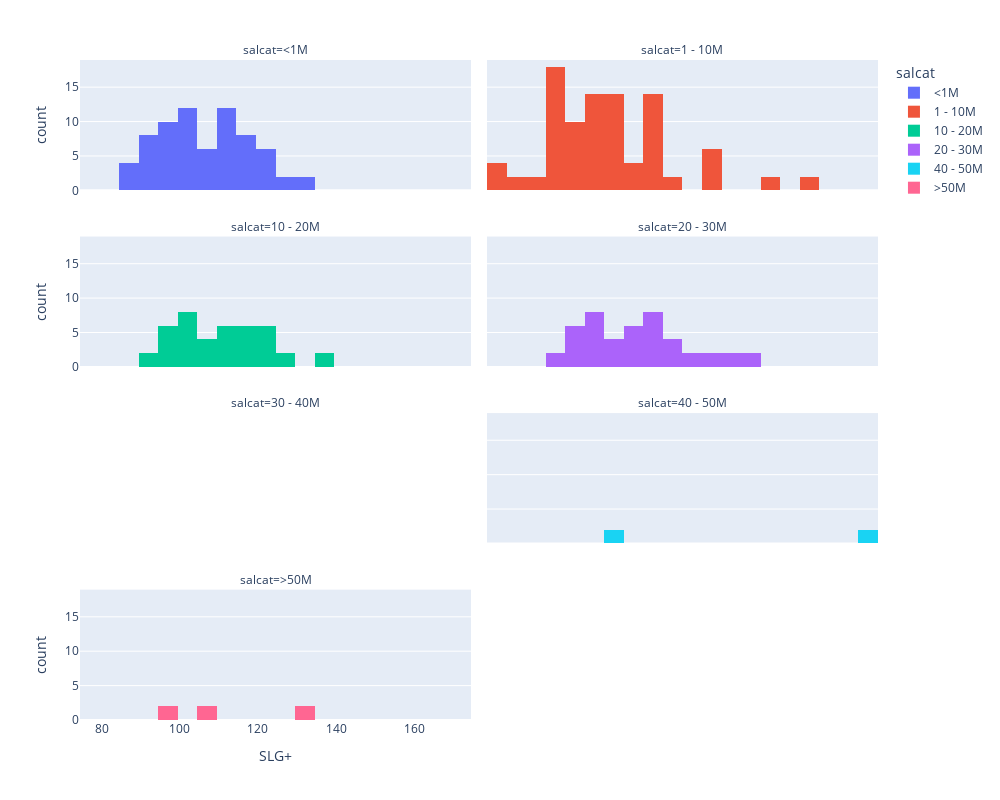

Here is the notebook cell this chart was saved with:
### Code cell
desired_order = ['<1M', '1 - 10M', '10 - 20M', '20 - 30M', '30 - 40M', '40 - 50M', '>50M']
fig = px.histogram(df,
                   x = 'SLG+',
                   color = 'salcat',
                   category_orders={'salcat': desired_order},
                   barmode = 'relative',
                   facet_col = 'salcat',
                   facet_col_wrap = 2)

fig.update_layout(width = 1000,
                  height = 800)

fig.show()

### Figure 1 — Plotly figure (JSON) as saved in the notebook; plotly's stock layout.template omitted (floating-point values rounded to 4 significant figures)
{"data": [{"bingroup": "x", "hovertemplate": "salcat=<1M<br>SLG+=%{x}<br>count=%{y}<extra></extra>", "legendgroup": "<1M", "marker": {"color": "#636efa", "pattern": {"shape": ""}}, "name": "<1M", "orientation": "v", "showlegend": true, "type": "histogram", "x": [108.0, 97.0, 107.0, 88.0, 118.0, 96.0, 115.0, 112.0, 96.0, 107.0, 113.0, 103.0, 94.0, 117.0, 101.0, 102.0, 110.0, 100.0, 123.0, 111.0, 117.0, 99.0, 103.0, 103.0, 120.0, 129.0, 112.0, 114.0, 93.0, 120.0, 99.0, 91.0, 90.0, 85.0, 132.0, 108.0, 97.0, 107.0, 88.0, 118.0, 96.0, 115.0, 112.0, 96.0, 107.0, 113.0, 103.0, 94.0, 117.0, 101.0, 102.0, 110.0, 100.0, 123.0, 111.0, 117.0, 99.0, 103.0, 103.0, 120.0, 129.0, 112.0, 114.0, 93.0, 120.0, 99.0, 91.0, 90.0, 85.0, 132.0], "xaxis": "x7", "yaxis": "y7"}, {"bingroup": "x", "hovertemplate": "salcat=1 - 10M<br>SLG+=%{x}<br>count=%{y}<extra></extra>", "legendgroup": "1 - 10M", "marker": {"color": "#EF553B", "pattern": {"shape": ""}}, "name": "1 - 10M", "orientation": "v", "showlegend": true, "type": "histogram", "x": [92.0, 83.0, 117.0, 93.0, 118.0, 98.0, 115.0, 118.0, 108.0, 106.0, 130.0, 102.0, 100.0, 108.0, 90.0, 108.0, 91.0, 105.0, 122.0, 100.0, 132.0, 94.0, 134.0, 99.0, 114.0, 91.0, 109.0, 97.0, 104.0, 76.0, 115.0, 117.0, 102.0, 91.0, 145.0, 102.0, 110.0, 105.0, 97.0, 94.0, 85.0, 115.0, 79.0, 155.0, 104.0, 97.0, 94.0, 92.0, 83.0, 117.0, 93.0, 118.0, 98.0, 115.0, 118.0, 108.0, 106.0, 130.0, 102.0, 100.0, 108.0, 90.0, 108.0, 91.0, 105.0, 122.0, 100.0, 132.0, 94.0, 134.0, 99.0, 114.0, 91.0, 109.0, 97.0, 104.0, 76.0, 115.0, 117.0, 102.0, 91.0, 145.0, 102.0, 110.0, 105.0, 97.0, 94.0, 85.0, 115.0, 79.0, 155.0, 104.0, 97.0, 94.0], "xaxis": "x8", "yaxis": "y8"}, {"bingroup": "x", "hovertemplate": "salcat=10 - 20M<br>SLG+=%{x}<br>count=%{y}<extra></extra>", "legendgroup": "10 - 20M", "marker": {"color": "#00cc96", "pattern": {"shape": ""}}, "name": "10 - 20M", "orientation": "v", "showlegend": true, "type": "histogram", "x": [91.0, 100.0, 119.0, 115.0, 95.0, 115.0, 105.0, 111.0, 124.0, 123.0, 98.0, 104.0, 100.0, 95.0, 122.0, 104.0, 114.0, 129.0, 107.0, 111.0, 136.0, 91.0, 100.0, 119.0, 115.0, 95.0, 115.0, 105.0, 111.0, 124.0, 123.0, 98.0, 104.0, 100.0, 95.0, 122.0, 104.0, 114.0, 129.0, 107.0, 111.0, 136.0], "xaxis": "x5", "yaxis": "y5"}, {"bingroup": "x", "hovertemplate": "salcat=20 - 30M<br>SLG+=%{x}<br>count=%{y}<extra></extra>", "legendgroup": "20 - 30M", "marker": {"color": "#ab63fa", "pattern": {"shape": ""}}, "name": "20 - 30M", "orientation": "v", "showlegend": true, "type": "histogram", "x": [99.0, 125.0, 100.0, 104.0, 104.0, 138.0, 116.0, 119.0, 96.0, 97.0, 101.0, 90.0, 120.0, 118.0, 130.0, 110.0, 114.0, 112.0, 107.0, 121.0, 140.0, 119.0, 108.0, 99.0, 125.0, 100.0, 104.0, 104.0, 138.0, 116.0, 119.0, 96.0, 97.0, 101.0, 90.0, 120.0, 118.0, 130.0, 110.0, 114.0, 112.0, 107.0, 121.0, 140.0, 119.0, 108.0], "xaxis": "x6", "yaxis": "y6"}, {"bingroup": "x", "hovertemplate": "salcat=40 - 50M<br>SLG+=%{x}<br>count=%{y}<extra></extra>", "legendgroup": "40 - 50M", "marker": {"color": "#19d3f3", "pattern": {"shape": ""}}, "name": "40 - 50M", "orientation": "v", "showlegend": true, "type": "histogram", "x": [170.0, 109.0, 170.0, 109.0], "xaxis": "x4", "yaxis": "y4"}, {"bingroup": "x", "hovertemplate": "salcat=>50M<br>SLG+=%{x}<br>count=%{y}<extra></extra>", "legendgroup": ">50M", "marker": {"color": "#FF6692", "pattern": {"shape": ""}}, "name": ">50M", "orientation": "v", "showlegend": true, "type": "histogram", "x": [99.0, 108.0, 131.0, 99.0, 108.0, 131.0], "xaxis": "x", "yaxis": "y"}], "layout": {"annotations": [{"font": {}, "showarrow": false, "text": "salcat=>50M", "x": 0.245, "xanchor": "center", "xref": "paper", "y": 0.1975, "yanchor": "bottom", "yref": "paper"}, {"font": {}, "showarrow": false, "text": "salcat=30 - 40M", "x": 0.245, "xanchor": "center", "xref": "paper", "y": 0.465, "yanchor": "bottom", "yref": "paper"}, {"font": {}, "showarrow": false, "text": "salcat=40 - 50M", "x": 0.755, "xanchor": "center", "xref": "paper", "y": 0.465, "yanchor": "bottom", "yref": "paper"}, {"font": {}, "showarrow": false, "text": "salcat=10 - 20M", "x": 0.245, "xanchor": "center", "xref": "paper", "y": 0.7325, "yanchor": "bottom", "yref": "paper"}, {"font": {}, "showarrow": false, "text": "salcat=20 - 30M", "x": 0.755, "xanchor": "center", "xref": "paper", "y": 0.7325, "yanchor": "bottom", "yref": "paper"}, {"font": {}, "showarrow": false, "text": "salcat=<1M", "x": 0.245, "xanchor": "center", "xref": "paper", "y": 1, "yanchor": "bottom", "yref": "paper"}, {"font": {}, "showarrow": false, "text": "salcat=1 - 10M", "x": 0.755, "xanchor": "center", "xref": "paper", "y": 1, "yanchor": "bottom", "yref": "paper"}], "barmode": "relative", "height": 800, "legend": {"title": {"text": "salcat"}, "tracegroupgap": 0}, "margin": {"t": 60}, "width": 1000, "xaxis": {"anchor": "y", "domain": [0, 0.49], "title": {"text": "SLG+"}}, "xaxis2": {"anchor": "y2", "domain": [0.51, 1], "matches": "x", "title": {"text": "SLG+"}}, "xaxis3": {"anchor": "y3", "domain": [0, 0.49], "matches": "x", "showticklabels": false}, "xaxis4": {"anchor": "y4", "domain": [0.51, 1], "matches": "x", "showticklabels": false}, "xaxis5": {"anchor": "y5", "domain": [0, 0.49], "matches": "x", "showticklabels": false}, "xaxis6": {"anchor": "y6", "domain": [0.51, 1], "matches": "x", "showticklabels": false}, "xaxis7": {"anchor": "y7", "domain": [0, 0.49], "matches": "x", "showticklabels": false}, "xaxis8": {"anchor": "y8", "domain": [0.51, 1], "matches": "x", "showticklabels": false}, "yaxis": {"anchor": "x", "domain": [0, 0.1975], "title": {"text": "count"}}, "yaxis2": {"anchor": "x2", "domain": [0, 0.1975], "matches": "y", "showticklabels": false}, "yaxis3": {"anchor": "x3", "domain": [0.2675, 0.465], "matches": "y", "title": {"text": "count"}}, "yaxis4": {"anchor": "x4", "domain": [0.2675, 0.465], "matches": "y", "showticklabels": false}, "yaxis5": {"anchor": "x5", "domain": [0.535, 0.7325], "matches": "y", "title": {"text": "count"}}, "yaxis6": {"anchor": "x6", "domain": [0.535, 0.7325], "matches": "y", "showticklabels": false}, "yaxis7": {"anchor": "x7", "domain": [0.8025, 1], "matches": "y", "title": {"text": "count"}}, "yaxis8": {"anchor": "x8", "domain": [0.8025, 1], "matches": "y", "showticklabels": false}}}
